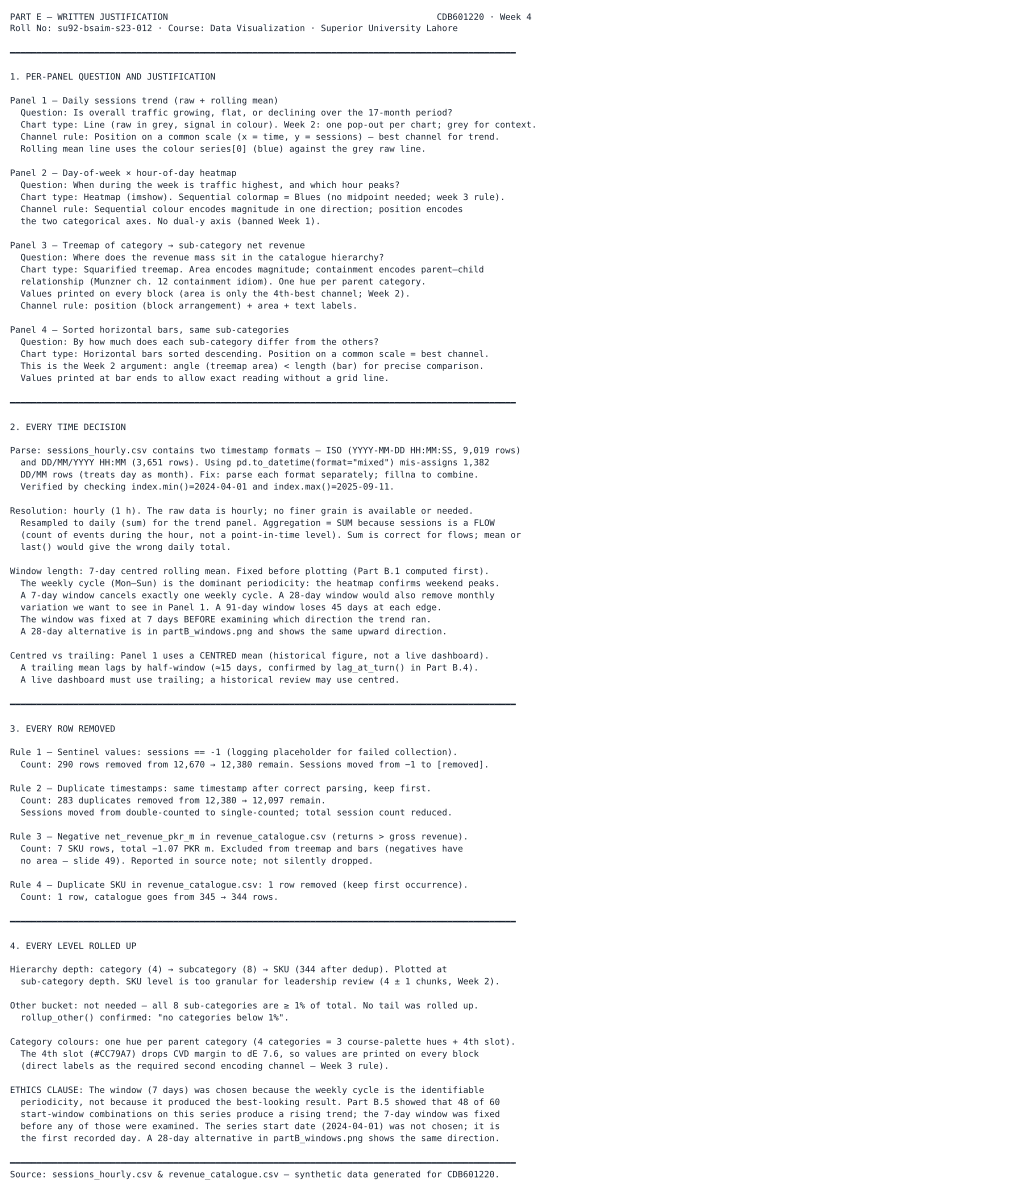

Python code for this plot:
"""
partE_justification.py — Generate partE_justification.pdf (one page)
Week 4, Part E · CDB601220 Data Visualization
Roll No: su92-bsaim-s23-012
"""

import os
import matplotlib
matplotlib.use("Agg")
import matplotlib.pyplot as plt
from matplotlib.patches import FancyBboxPatch

OUT = os.path.dirname(__file__)

TEXT = """
PART E — WRITTEN JUSTIFICATION                                                   CDB601220 · Week 4
Roll No: su92-bsaim-s23-012 · Course: Data Visualization · Superior University Lahore

━━━━━━━━━━━━━━━━━━━━━━━━━━━━━━━━━━━━━━━━━━━━━━━━━━━━━━━━━━━━━━━━━━━━━━━━━━━━━━━━━━━━━━━━━━━━━━━━

1. PER-PANEL QUESTION AND JUSTIFICATION

Panel 1 — Daily sessions trend (raw + rolling mean)
  Question: Is overall traffic growing, flat, or declining over the 17-month period?
  Chart type: Line (raw in grey, signal in colour). Week 2: one pop-out per chart; grey for context.
  Channel rule: Position on a common scale (x = time, y = sessions) — best channel for trend.
  Rolling mean line uses the colour series[0] (blue) against the grey raw line.

Panel 2 — Day-of-week × hour-of-day heatmap
  Question: When during the week is traffic highest, and which hour peaks?
  Chart type: Heatmap (imshow). Sequential colormap = Blues (no midpoint needed; week 3 rule).
  Channel rule: Sequential colour encodes magnitude in one direction; position encodes
  the two categorical axes. No dual-y axis (banned Week 1).

Panel 3 — Treemap of category → sub-category net revenue
  Question: Where does the revenue mass sit in the catalogue hierarchy?
  Chart type: Squarified treemap. Area encodes magnitude; containment encodes parent–child
  relationship (Munzner ch. 12 containment idiom). One hue per parent category.
  Values printed on every block (area is only the 4th-best channel; Week 2).
  Channel rule: position (block arrangement) + area + text labels.

Panel 4 — Sorted horizontal bars, same sub-categories
  Question: By how much does each sub-category differ from the others?
  Chart type: Horizontal bars sorted descending. Position on a common scale = best channel.
  This is the Week 2 argument: angle (treemap area) < length (bar) for precise comparison.
  Values printed at bar ends to allow exact reading without a grid line.

━━━━━━━━━━━━━━━━━━━━━━━━━━━━━━━━━━━━━━━━━━━━━━━━━━━━━━━━━━━━━━━━━━━━━━━━━━━━━━━━━━━━━━━━━━━━━━━━

2. EVERY TIME DECISION

Parse: sessions_hourly.csv contains two timestamp formats — ISO (YYYY-MM-DD HH:MM:SS, 9,019 rows)
  and DD/MM/YYYY HH:MM (3,651 rows). Using pd.to_datetime(format="mixed") mis-assigns 1,382
  DD/MM rows (treats day as month). Fix: parse each format separately; fillna to combine.
  Verified by checking index.min()=2024-04-01 and index.max()=2025-09-11.

Resolution: hourly (1 h). The raw data is hourly; no finer grain is available or needed.
  Resampled to daily (sum) for the trend panel. Aggregation = SUM because sessions is a FLOW
  (count of events during the hour, not a point-in-time level). Sum is correct for flows; mean or
  last() would give the wrong daily total.

Window length: 7-day centred rolling mean. Fixed before plotting (Part B.1 computed first).
  The weekly cycle (Mon–Sun) is the dominant periodicity: the heatmap confirms weekend peaks.
  A 7-day window cancels exactly one weekly cycle. A 28-day window would also remove monthly
  variation we want to see in Panel 1. A 91-day window loses 45 days at each edge.
  The window was fixed at 7 days BEFORE examining which direction the trend ran.
  A 28-day alternative is in partB_windows.png and shows the same upward direction.

Centred vs trailing: Panel 1 uses a CENTRED mean (historical figure, not a live dashboard).
  A trailing mean lags by half-window (≈15 days, confirmed by lag_at_turn() in Part B.4).
  A live dashboard must use trailing; a historical review may use centred.

━━━━━━━━━━━━━━━━━━━━━━━━━━━━━━━━━━━━━━━━━━━━━━━━━━━━━━━━━━━━━━━━━━━━━━━━━━━━━━━━━━━━━━━━━━━━━━━━

3. EVERY ROW REMOVED

Rule 1 — Sentinel values: sessions == -1 (logging placeholder for failed collection).
  Count: 290 rows removed from 12,670 → 12,380 remain. Sessions moved from −1 to [removed].

Rule 2 — Duplicate timestamps: same timestamp after correct parsing, keep first.
  Count: 283 duplicates removed from 12,380 → 12,097 remain.
  Sessions moved from double-counted to single-counted; total session count reduced.

Rule 3 — Negative net_revenue_pkr_m in revenue_catalogue.csv (returns > gross revenue).
  Count: 7 SKU rows, total −1.07 PKR m. Excluded from treemap and bars (negatives have
  no area — slide 49). Reported in source note; not silently dropped.

Rule 4 — Duplicate SKU in revenue_catalogue.csv: 1 row removed (keep first occurrence).
  Count: 1 row, catalogue goes from 345 → 344 rows.

━━━━━━━━━━━━━━━━━━━━━━━━━━━━━━━━━━━━━━━━━━━━━━━━━━━━━━━━━━━━━━━━━━━━━━━━━━━━━━━━━━━━━━━━━━━━━━━━

4. EVERY LEVEL ROLLED UP

Hierarchy depth: category (4) → subcategory (8) → SKU (344 after dedup). Plotted at
  sub-category depth. SKU level is too granular for leadership review (4 ± 1 chunks, Week 2).

Other bucket: not needed — all 8 sub-categories are ≥ 1% of total. No tail was rolled up.
  rollup_other() confirmed: "no categories below 1%".

Category colours: one hue per parent category (4 categories = 3 course-palette hues + 4th slot).
  The 4th slot (#CC79A7) drops CVD margin to dE 7.6, so values are printed on every block
  (direct labels as the required second encoding channel — Week 3 rule).

ETHICS CLAUSE: The window (7 days) was chosen because the weekly cycle is the identifiable
  periodicity, not because it produced the best-looking result. Part B.5 showed that 48 of 60
  start-window combinations on this series produce a rising trend; the 7-day window was fixed
  before any of those were examined. The series start date (2024-04-01) was not chosen; it is
  the first recorded day. A 28-day alternative in partB_windows.png shows the same direction.

━━━━━━━━━━━━━━━━━━━━━━━━━━━━━━━━━━━━━━━━━━━━━━━━━━━━━━━━━━━━━━━━━━━━━━━━━━━━━━━━━━━━━━━━━━━━━━━━
Source: sessions_hourly.csv & revenue_catalogue.csv — synthetic data generated for CDB601220.
""".strip()

fig = plt.figure(figsize=(11, 8.5))
fig.patch.set_facecolor("white")
ax = fig.add_axes([0.04, 0.02, 0.92, 0.96])
ax.set_axis_off()

ax.text(0.0, 1.0, TEXT, transform=ax.transAxes,
        fontsize=6.3, fontfamily="monospace",
        verticalalignment="top", horizontalalignment="left",
        color="#16202E", linespacing=1.38,
        wrap=False)

out_path = os.path.join(OUT, "partE_justification.pdf")
fig.savefig(out_path, dpi=300, bbox_inches="tight", facecolor="white")
plt.close(fig)
print(f"Saved → {out_path}")
